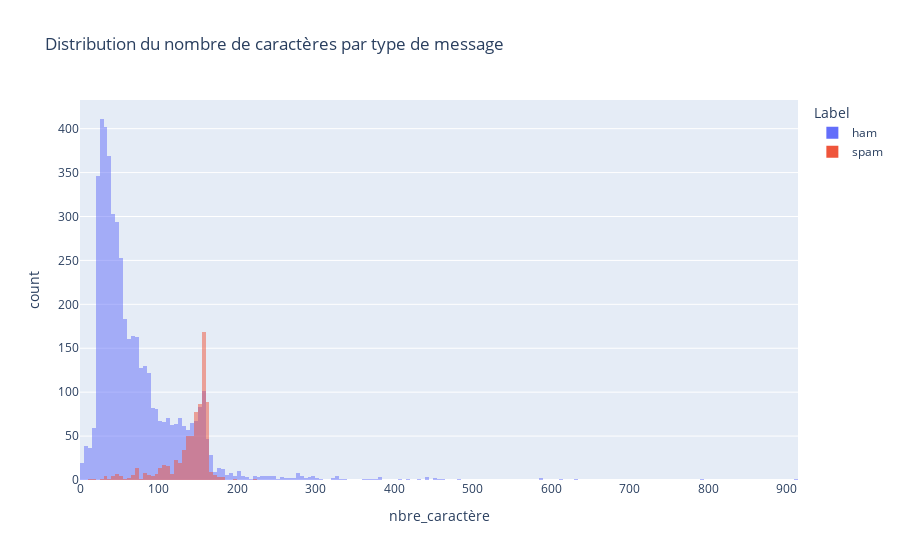
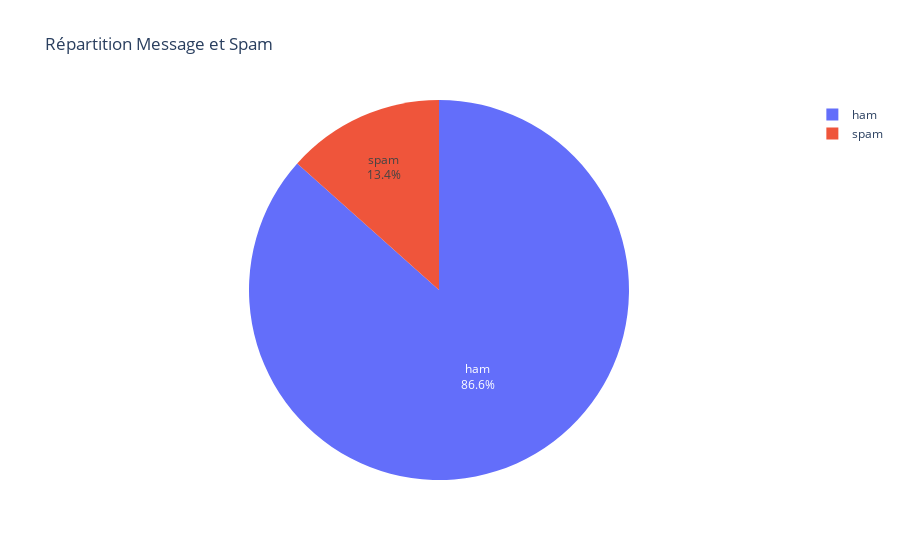

Notebook code cell kept with these figures, in order:
### Markdown cell above
### Prétraitement des données
---

### Code cell
# Traitement des valeurs manquantes : supression col unnamed 2 - 3 et 4 avec plus de 99 % de valeurs manquantes
df.drop(['Unnamed: 2', 'Unnamed: 3', 'Unnamed: 4'], axis=1, inplace=True)

# Renommer les colonnes
df.columns = ["Label", "Message"]

# ANALYSE des messages
# Visualisation des messages
pd.set_option('display.max_colwidth', None) # Configurer pandas pour afficher toute la largeur
print(df['Message'].head())

# Calcul du nombre de caractères par message
df['nbre_caractère'] = df['Message'].apply(len)

print("... Visualisation Distribution des Messages ...")
fig = px.histogram(
    df,
    x='nbre_caractère',
    color='Label',  
    title="Distribution du nombre de caractères par type de message",
    barmode='overlay')
fig.show()
print("Les spams sont plus longs, les messages ont moins de caractérent que les spam")

# ANALYSE col 'Label'
valeurs_uniques = df['Label'].value_counts()
valeurs_uniques.columns = ['label', 'nombre']
print(valeurs_uniques)

print("... Visualisation Répartition Label ...")
valeur_unique = df['Label'].value_counts().reset_index()
valeur_unique.columns = ['Label', 'Nombre']
fig = px.pie(valeur_unique, 
             values='Nombre', 
             names='Label', 
             title='Répartition Message et Spam')
fig.update_traces(textposition='inside', textinfo='label+percent')
fig.show()
print("La répartition des classes est déséquilibrée : 87 % pour les message et 13 % pour les spam")

# retraitement col 'Label' en boolean
df['Label']=df["Label"].map({"ham": 0, "spam": 1})

df.head()

### Figure 1 — Plotly figure (JSON) as saved in the notebook; plotly's stock layout.template omitted (floating-point values rounded to 4 significant figures; data arrays with more than 128 entries replaced by an {"elided": "..."} marker saying what was removed)
{"data": [{"bingroup": "x", "hovertemplate": "Label=ham<br>nbre_caractère=%{x}<br>count=%{y}<extra></extra>", "legendgroup": "ham", "marker": {"color": "#636efa", "opacity": 0.5, "pattern": {"shape": ""}}, "name": "ham", "orientation": "v", "showlegend": true, "type": "histogram", "x": {"elided": "4825 int values"}, "xaxis": "x", "yaxis": "y"}, {"bingroup": "x", "hovertemplate": "Label=spam<br>nbre_caractère=%{x}<br>count=%{y}<extra></extra>", "legendgroup": "spam", "marker": {"color": "#EF553B", "opacity": 0.5, "pattern": {"shape": ""}}, "name": "spam", "orientation": "v", "showlegend": true, "type": "histogram", "x": {"elided": "747 int values"}, "xaxis": "x", "yaxis": "y"}], "layout": {"barmode": "overlay", "legend": {"title": {"text": "Label"}, "tracegroupgap": 0}, "title": {"text": "Distribution du nombre de caractères par type de message"}, "xaxis": {"anchor": "y", "domain": [0, 1], "title": {"text": "nbre_caractère"}}, "yaxis": {"anchor": "x", "domain": [0, 1], "title": {"text": "count"}}}}

### Figure 2 — Plotly figure (JSON) as saved in the notebook; plotly's stock layout.template omitted (floating-point values rounded to 4 significant figures)
{"data": [{"domain": {"x": [0, 1], "y": [0, 1]}, "hovertemplate": "Label=%{label}<br>Nombre=%{value}<extra></extra>", "labels": ["ham", "spam"], "legendgroup": "", "name": "", "showlegend": true, "textinfo": "label+percent", "textposition": "inside", "type": "pie", "values": [4825, 747]}], "layout": {"legend": {"tracegroupgap": 0}, "title": {"text": "Répartition Message et Spam"}}}
